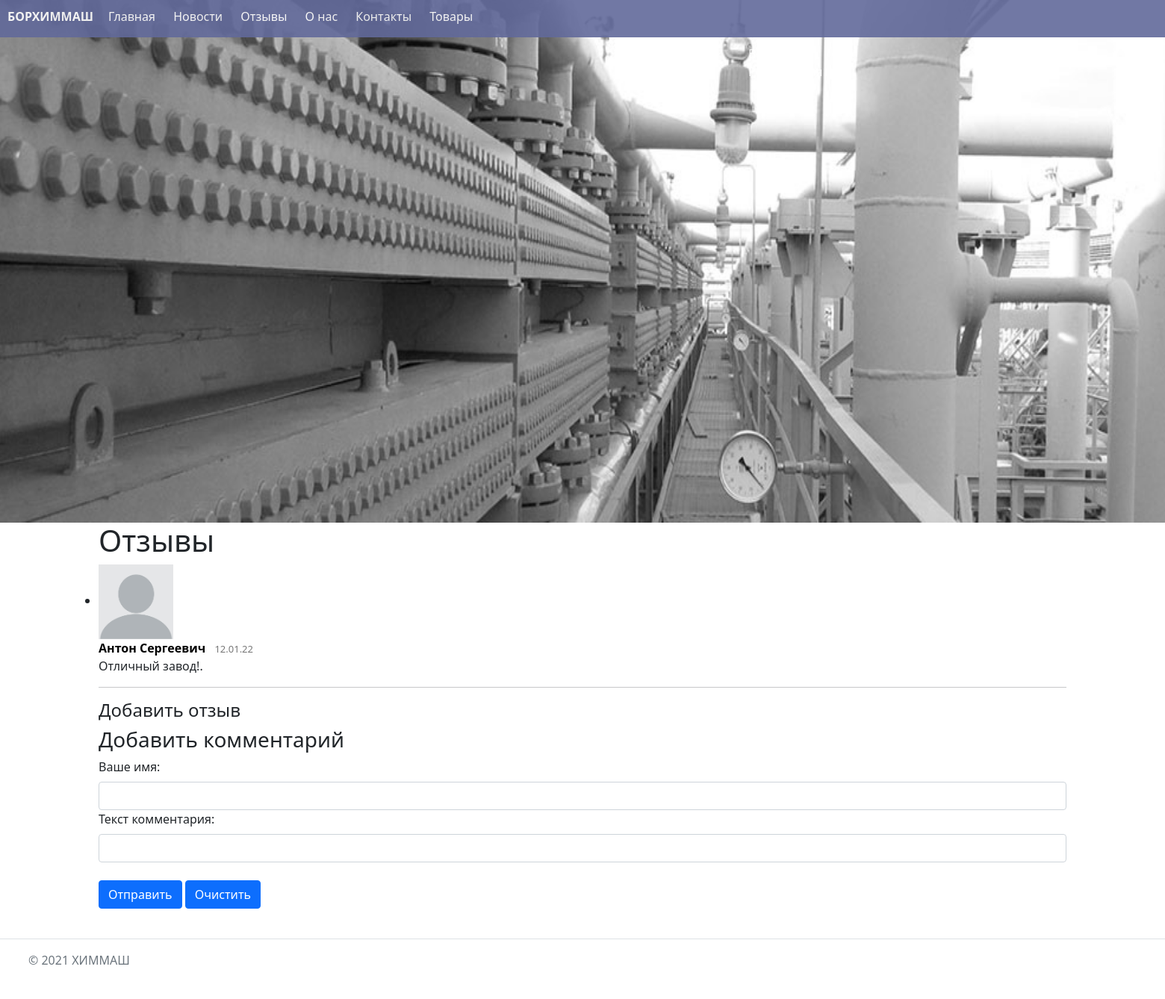
The app's page /otzivi.php with its own data.
### tables this page shows
CREATE TABLE `otzivi` (
  `id` int NOT NULL,
  `autor` text NOT NULL,
  `text` text NOT NULL,
  `date` text NOT NULL
);

### otzivi.php (the view, shortened to what this page needs)
<!DOCTYPE html>
<html lang="ru">
    <head>
        <link href="https://cdn.jsdelivr.net/npm/bootstrap@5.1.3/dist/css/bootstrap.min.css" rel="stylesheet">
        <link rel="stylesheet" href="css/stili.css">
    </head>
<body>
<header class="nav fixed-top">
            <p class="zavod">БОРХИММАШ</p>
        <ul class="menu ">
            <li><a href="index.php" class="actives">Главная</a></li>
            <li><a href="news.php">Новости</a></li>
            <li><a href="otzivi.php">Отзывы</a></li>
            <li><a href="about.html" >О нас</a></li>
            <li><a href="contakti.html">Контакты</a></li>
            <li><a href="tovari.html">Товары</a></li>
            </ul>
        <ul class="sign">
            <li class="sign"><a href="login.html">Войти</a></li>
            <li class="sign"><a href="register.html">Регистрация</a></li>
        </ul>
    </header>
<div class="header-image">
    <img src="kartinki/header.jpg" class="headimg" alt="header">
</div>
<div class="container">
    <div class="row">
    <h1>Отзывы</h1>
        <ul class="media-list">
        <div class="comments">
  <?php
      require_once ('db/connect.php');
       $sql = mysqli_query($mysqli, "SELECT `autor`, `text`, `date` FROM `otzivi`");
       $sql=mysqli_fetch_all($sql);
       foreach($sql as $sql){
      ?>
    <li class="media">
      <div class="media-left">
        <a href="#">
          <img class="media-object img-rounded" width="100px" src="kartinki/avatar.png" alt="123">
        </a>
      </div>
      <div class="media-body">
        <div class="media-heading">
          <div class="author"><?=$sql[0]?></div>
            <div class="metadata">
              <span class="date"><?=$sql[2]?></span>
            </div>
          </div>
          <div class="media-text text-justify"><?=$sql[1]?></div>
          <div class="media">
<hr class="featurette-divider">
<?php
       }
       ?>
    </div>
</div>
        <h4>Добавить отзыв</h4>
        <h3>Добавить комментарий</h3>
    <form action="ot.php" method="POST">
  <label for="exampleFormControlInput1" class="form-label">Ваше имя:</label>
  <input type="text" name="name"  class="form-control" required>
  <label for="exampleFormControlTextarea1" class="form-label">Текст комментария:</label>
  <input type="text" class="form-control" name="comment" size="200" required>
  <br>
  <button type="submit" class="btn btn-primary">Отправить</button>
  <button type="reset" class="btn btn-primary">Очистить</button>
  <br>
</form>
</div>
</div>
      </div>
    <footer class="d-flex flex-wrap justify-content-between align-items-center py-3 my-4 border-top">
        <div class="col-md-4 d-flex align-items-center">
          <a href="/" class="mb-3 me-2 mb-md-0 text-muted text-decoration-none lh-1">
            <svg class="bi" width="30" height="24"><use xlink:href="#bootstrap"></use></svg>
          </a>
          <span class="text-muted">© 2021 ХИММАШ</span>
        </div>
      </footer>
</body>
</html>

### css/stili.css (style rules this page uses)
* { margin: 0; padding: 0; box-sizing: border-box; }
.headimg { width:1900px; height: 700px; display: block; background-color: black; }
.nav { background-color: rgb(98, 106, 155); padding-left: 10px; opacity: 0.9; height: 50px; }
.menu { list-style-type: none; padding: 10px; font-size:16px; text-shadow: rgb(173, 0, 0); opacity: 1; }
.menu li { display: inline; padding: 10px; }
.menu li a { color:rgb(255, 255, 255) ; text-decoration: none; opacity: 1; }
.zavod { color:white; padding-top:10px; font-weight: 800; }
.sign { margin-left: 30em; }
.sign li { list-style-type: none; }
.sign a { text-decoration: none; color: rgb(255, 255, 255); }
.media-body .author { display: inline-block; font-size: 1rem; color: #000; font-weight: 700; }
.media-body .metadata { display: inline-block; margin-left: .5rem; color: #777; font-size: .8125rem; }
.media-text { margin-bottom: 0.25rem; }

### records on screen
otzivi: autor "Антон Сергеевич", date "12.01.22", text "Отличный завод!."
